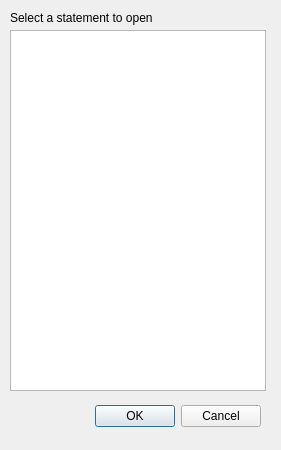
<?xml version="1.0" encoding="UTF-8"?>
<ui version="4.0">
 <class>myStatements</class>
 <widget class="QDialog" name="myStatements">
  <property name="geometry">
   <rect>
    <x>0</x>
    <y>0</y>
    <width>281</width>
    <height>450</height>
   </rect>
  </property>
  <property name="windowTitle">
   <string>Dialog</string>
  </property>
  <widget class="QDialogButtonBox" name="buttonBox">
   <property name="geometry">
    <rect>
     <x>-80</x>
     <y>400</y>
     <width>341</width>
     <height>32</height>
    </rect>
   </property>
   <property name="orientation">
    <enum>Qt::Horizontal</enum>
   </property>
   <property name="standardButtons">
    <set>QDialogButtonBox::Cancel|QDialogButtonBox::Ok</set>
   </property>
  </widget>
  <widget class="QListWidget" name="statemenntList">
   <property name="geometry">
    <rect>
     <x>10</x>
     <y>30</y>
     <width>256</width>
     <height>361</height>
    </rect>
   </property>
  </widget>
  <widget class="QLabel" name="label">
   <property name="geometry">
    <rect>
     <x>10</x>
     <y>10</y>
     <width>241</width>
     <height>16</height>
    </rect>
   </property>
   <property name="text">
    <string>Select a statement to open</string>
   </property>
  </widget>
 </widget>
 <resources/>
 <connections>
  <connection>
   <sender>buttonBox</sender>
   <signal>accepted()</signal>
   <receiver>myStatements</receiver>
   <slot>accept()</slot>
   <hints>
    <hint type="sourcelabel">
     <x>248</x>
     <y>254</y>
    </hint>
    <hint type="destinationlabel">
     <x>157</x>
     <y>274</y>
    </hint>
   </hints>
  </connection>
  <connection>
   <sender>buttonBox</sender>
   <signal>rejected()</signal>
   <receiver>myStatements</receiver>
   <slot>reject()</slot>
   <hints>
    <hint type="sourcelabel">
     <x>316</x>
     <y>260</y>
    </hint>
    <hint type="destinationlabel">
     <x>286</x>
     <y>274</y>
    </hint>
   </hints>
  </connection>
 </connections>
</ui>
